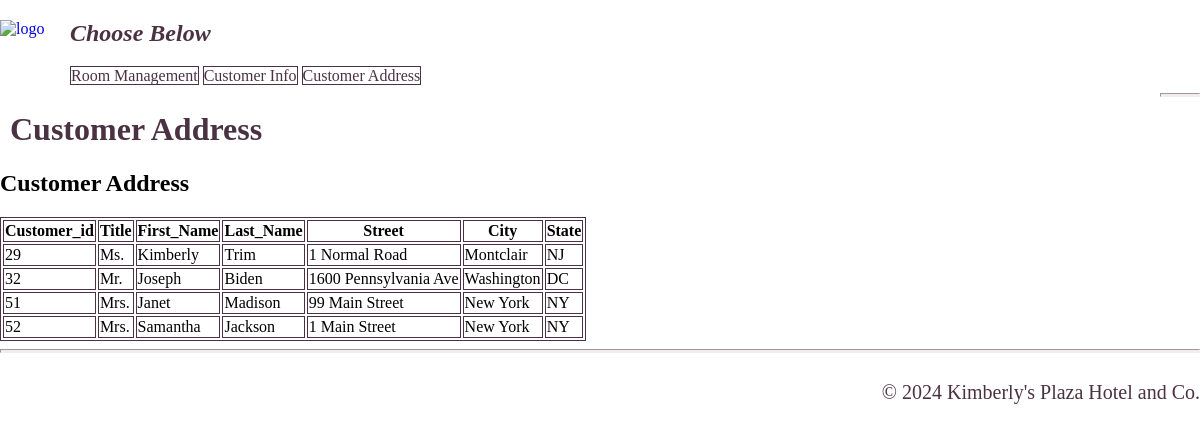
Screenshot of /address.php with the database file from the repository.
### tables this page shows
CREATE TABLE `customer_info` (
  `Customer_id` int(11) NOT NULL,
  `Title` text NOT NULL,
  `First_Name` text NOT NULL,
  `Last_Name` text NOT NULL,
  `Street` text NOT NULL,
  `City` text NOT NULL,
  `State` text NOT NULL
);

### address.php (the view, shortened to what this page needs)
<?php
require ('database.php');
$queryCustomerInfo = 'SELECT * FROM customer_info ORDER BY Customer_id';
$statementCustomerInfo = $db -> prepare($queryCustomerInfo);
$statementCustomerInfo -> execute();
$CustomerInfo = $statementCustomerInfo -> fetchAll();
?>
<!DOCTYPE html>
<html lang="en">
<head>
    <link rel="stylesheet" href="css/customerInfo.css" />
</head>
<body>
<div id="top">
    <a href="index.php"><img class="logo"  src="https://cdn.iconscout.com/icon/free/png-256/hotel-2540586-2125130.png" alt="logo"></a>
    <h1>Customer Address</h1>
</div>
<main>
    <aside>
        <h2><em>Choose Below</em></h2>
        <a href="RoomManagement.php">Room Management</a>
        <a href="customerInfo.php">Customer Info</a>
        <a href="address.php">Customer Address</a>
    </aside>
    <hr>
    <section>
        <h2>Customer Address</h2>
        <table>
            <tr>
                <th>Customer_id</th>
                <th>Title</th>
                <th>First_Name</th>
                <th>Last_Name</th>
                <th>Street</th>
                <th>City</th>
                <th>State</th>
            </tr>
            <?php foreach ($CustomerInfo as $Customer): ?>
                <tr>
                    <td><?php echo $Customer['Customer_id']?></td>
                    <td><?php echo $Customer['Title']?></td>
                    <td><?php echo $Customer['First_Name']?></td>
                    <td><?php echo $Customer['Last_Name']?></td>
                    <td><?php echo $Customer['Street']?></td>
                    <td><?php echo $Customer['City']?></td>
                    <td><?php echo $Customer['State']?></td>
            <?php endforeach; ?>
        </table>
    </section>
</main>
<hr>
<footer>
    <p>&copy; <?php echo date("Y"); ?> Kimberly's Plaza Hotel and Co.</p>
</footer>
</body>
</html>

### css/customerInfo.css (style rules this page uses)
body { max-width: 1200px; margin: auto; }
img { width: 70px; height: 70px; float: left; }
#top h1 { width: 1150px; float: left; color: #4b3242; margin-left: 10px; }
aside em { color: #4b3242; }
aside a { text-decoration: none; color: #4b3242; border: 1px #4b3242 solid; }
hr { background-color: #f3ebf0; height: 2px; }
table, th, td { border: #4b3242 1px solid; }
footer p { float: right; color: #4b3242; font-size: 20px; }

### rows the page displays
customer_info: Customer_id "29", Title "Ms.", First_Name "Kimberly", Last_Name "Trim", Street "1 Normal Road", City "Montclair", State "NJ"
customer_info: Customer_id "32", Title "Mr.", First_Name "Joseph", Last_Name "Biden", Street "1600 Pennsylvania Ave", City "Washington", State "DC"
customer_info: Customer_id "51", Title "Mrs.", First_Name "Janet", Last_Name "Madison", Street "99 Main Street", City "New York", State "NY"
customer_info: Customer_id "52", Title "Mrs.", First_Name "Samantha", Last_Name "Jackson", Street "1 Main Street", City "New York", State "NY"
